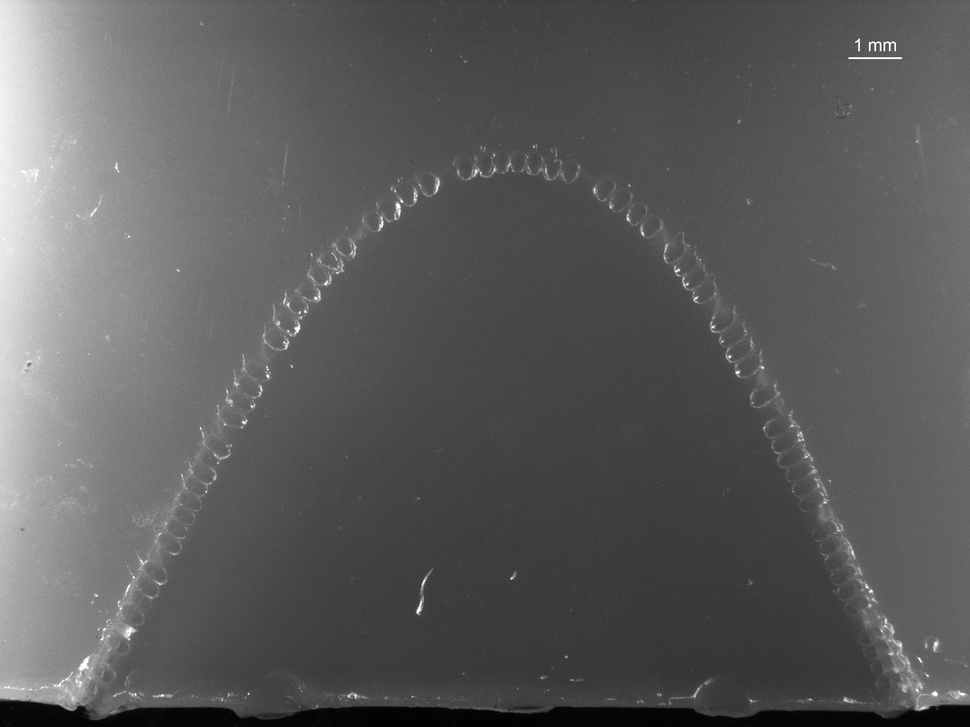
%> input picture ForMarcusGettingStarted/Matlab - linear conversion/LG_244_U_0.8x001 oct 18 2019.jpg, 970 x 727 px, shrunk from 2592 x 1944 before the run
$ octave prefilter.m   (GNU Octave 9; MATLAB toolbox functions it lacks are replaced by stand-ins)
%> lines starting %> are read from the running program, lines starting %| are printed output that depends on the picture
### ForMarcusGettingStarted/Matlab - linear conversion/guifilter.m
function imgFilt=guifilter(img,exp1,exp2)

[mImg,nImg]=size(img);
[x,y]=meshgrid(1:nImg,1:mImg);
%returns 2-D grid coordinates based on the coordinates contained in vectors x and y

mask1=1-exp(-exp1*((x-nImg/2).^2+(y-mImg/2).^2)); %    for high pass filtering
mask2=exp(-exp2*((x-nImg/2).^2+(y-mImg/2).^2));   %    for low pass filtering

imgFilt=real(ifft2(ifftshift( fftshift(fft2(img)).*mask1.*mask2 )));

### ForMarcusGettingStarted/HelperFunctions/prefilter.m
directory = '/media/alex/Windows/Users/April/Documents/School/Gecko Project/Geck Teeth Image Analysis/TrainingSet/';
%filename = "LG _244_U_0.8x001 july 20 2019.jpg";
%filename = "LG_244_U_0.8x001 nov 29 2019.jpg";
filename = "LG_244_U_0.8x001 oct 18 2019.jpg";
filePath = strcat(directory, filename);

img = rgb2gray(imread(filePath));
%> img: size 727x970 uint8; min 1, max 255, mean 92.2
exp1=exp(-7);
exp2=exp(-12);
imgFilt=guifilter(img,exp1,exp2);
%> in guifilter, `imgFilt=real(ifft2(ifftshift( fftshift(fft2(img)).*mask1.*mask2 )));`:
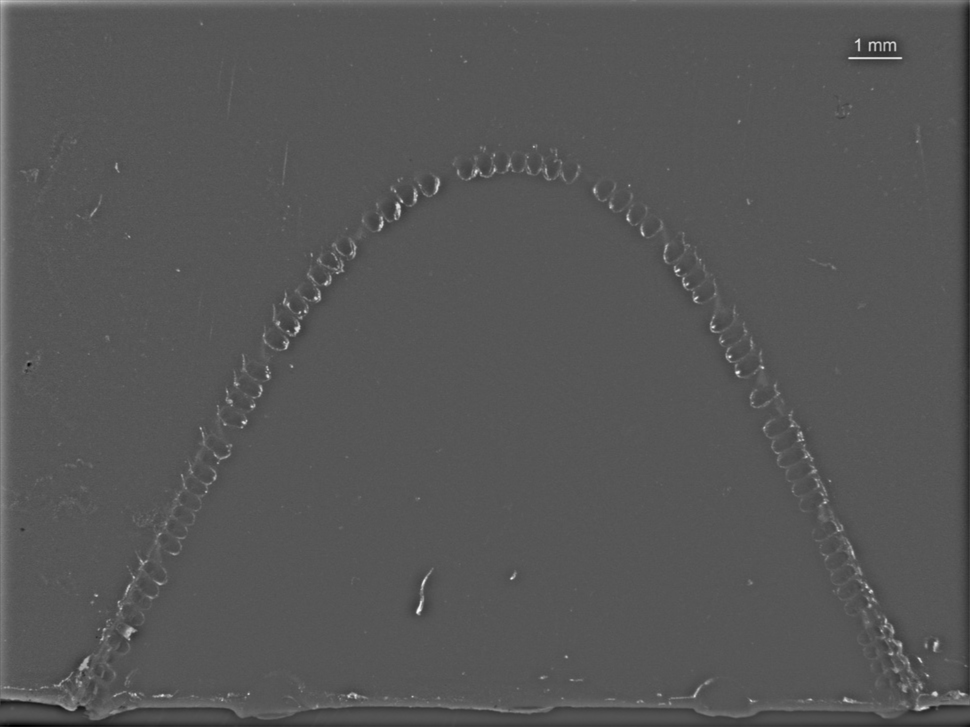
%> imgFilt: size 727x970 double; min -83.34, max 161, mean 0.1; drawn with min black and max white
axis on
imgThresh=(imgFilt>0).*imgFilt;
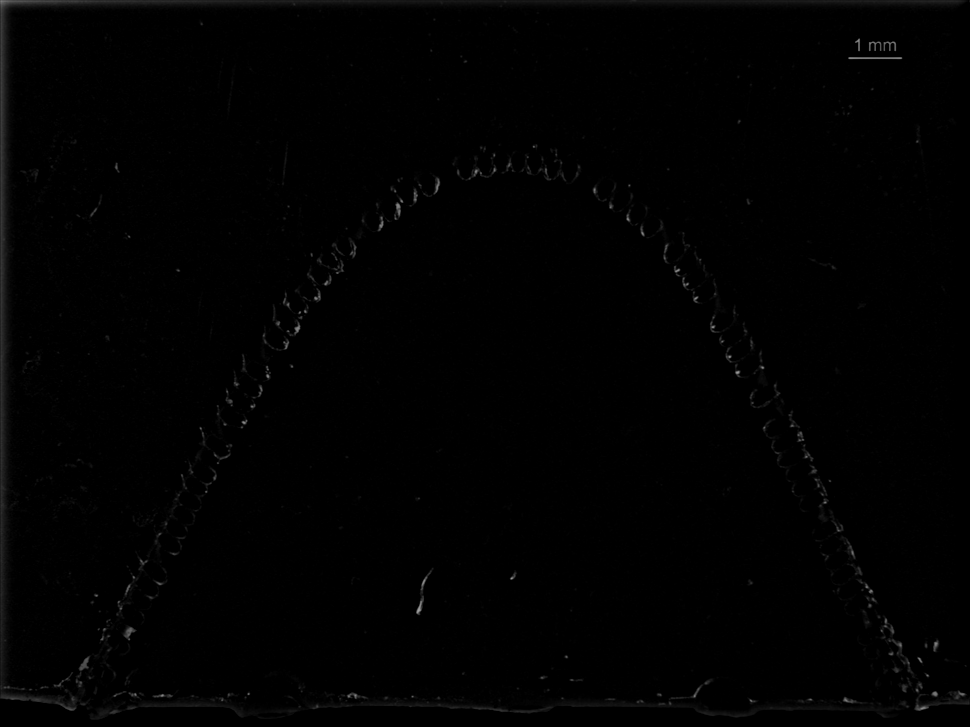
%> imgThresh: size 727x970 double; min 0, max 161, mean 1.6
figure(3);
imagesc(imgThresh);%displays filtered image
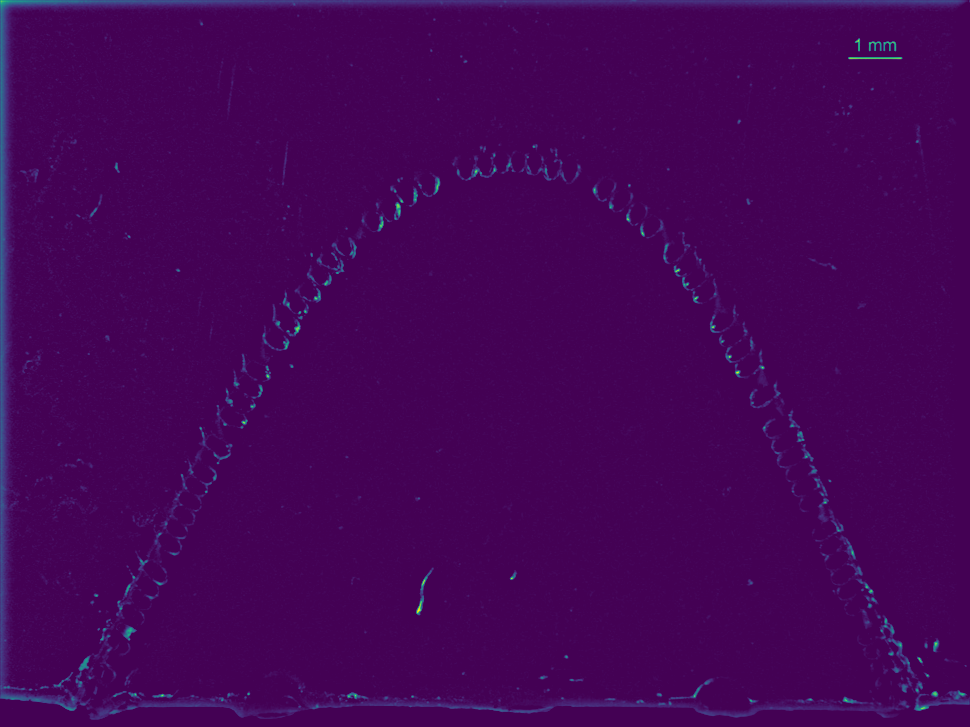
%> displayed picture: size 727x970x3, on the screen's scale of 0 to 255; mean R, G, B 68.2, 4.2, 86.7

cd(directory);
if exist("Filtered_Images", 'dir')
    cd Filtered_Images
    imwrite(imgThresh, filename);
else
    mkdir("Filtered_Images");
    cd Filtered_Images;
    imwrite(imgThresh, filename);
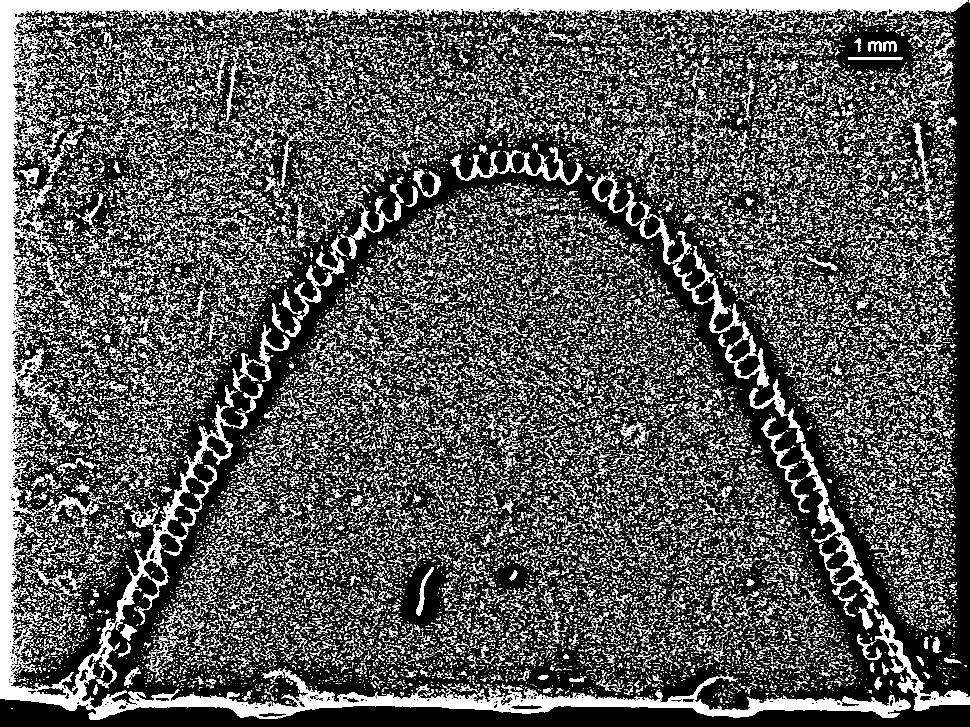
%> saved as LG_244_U_0.8x001 oct 18 2019.jpg: size 727x970 uint8; min 0, max 255, mean 88.8
end

$ run again, with ForMarcusGettingStarted/Matlab - linear conversion/LG_233_U_may 2019_0001.jpg copied over ForMarcusGettingStarted/Matlab - linear conversion/LG_244_U_0.8x001 oct 18 2019.jpg
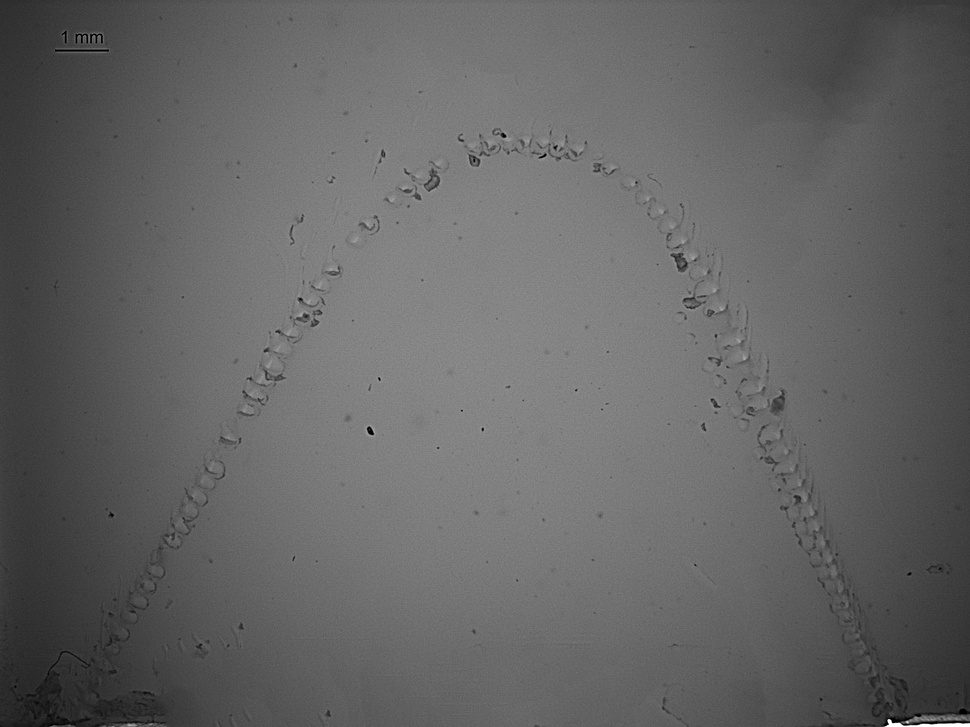
%> input picture ForMarcusGettingStarted/Matlab - linear conversion/LG_233_U_may 2019_0001.jpg, 970 x 727 px, shrunk from 2592 x 1944 before the run
%> img is the input picture: size 727x970 uint8; min 0, max 255, mean 100.1
%> `imagesc(imgThresh);`:
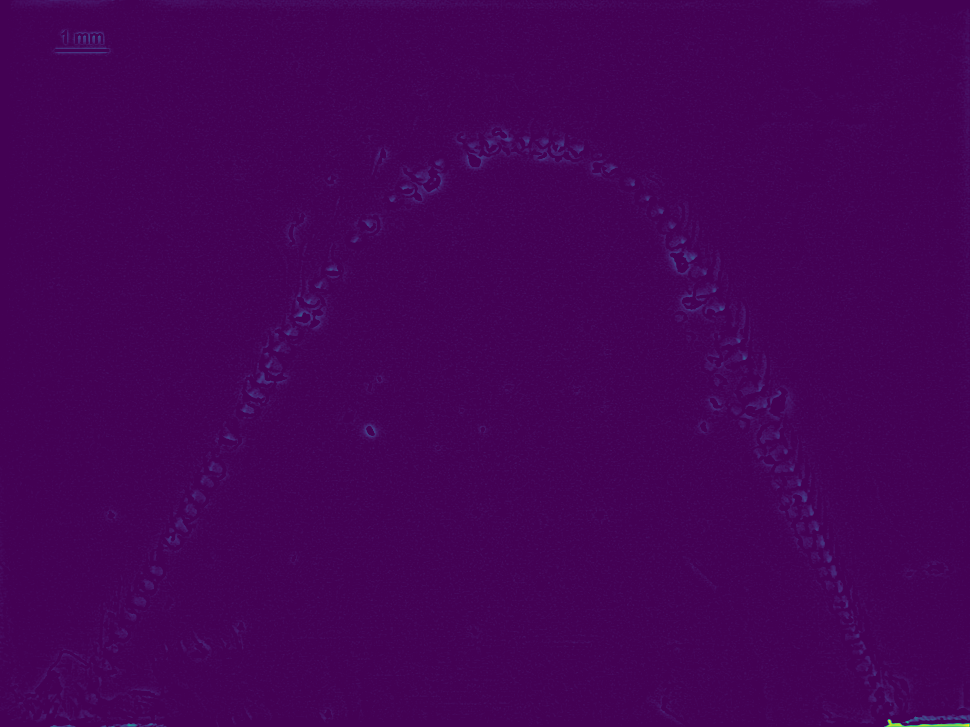
%> displayed picture: size 727x970x3, on the screen's scale of 0 to 255; mean R, G, B 68.4, 2.9, 86
%> `imwrite(imgThresh, filename);`:
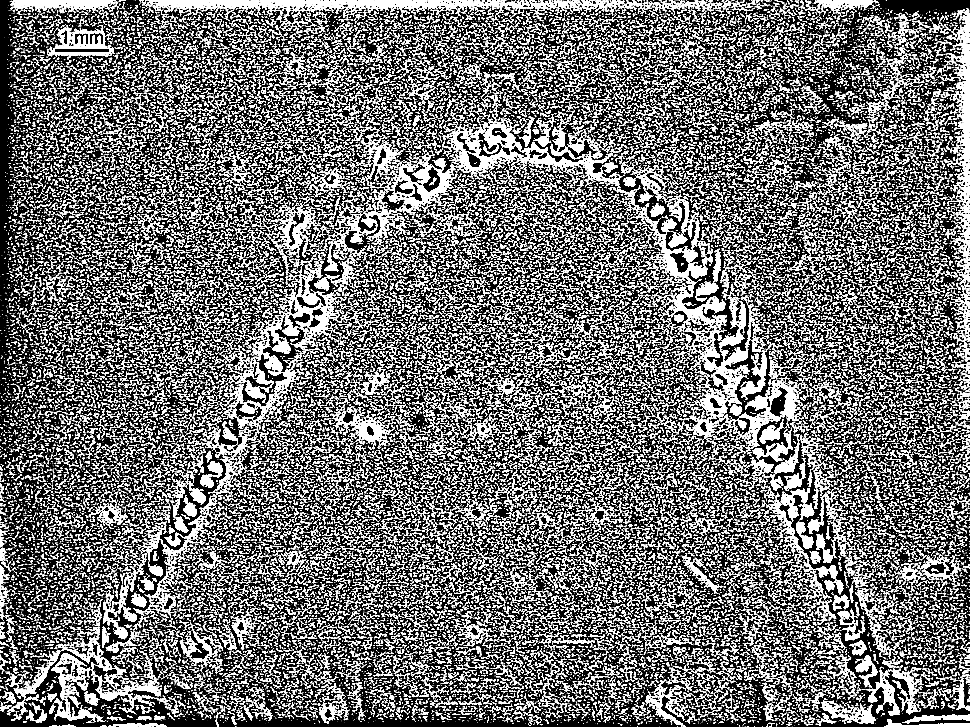
%> saved as LG_244_U_0.8x001 oct 18 2019.jpg: size 727x970 uint8; min 0, max 255, mean 113.2
